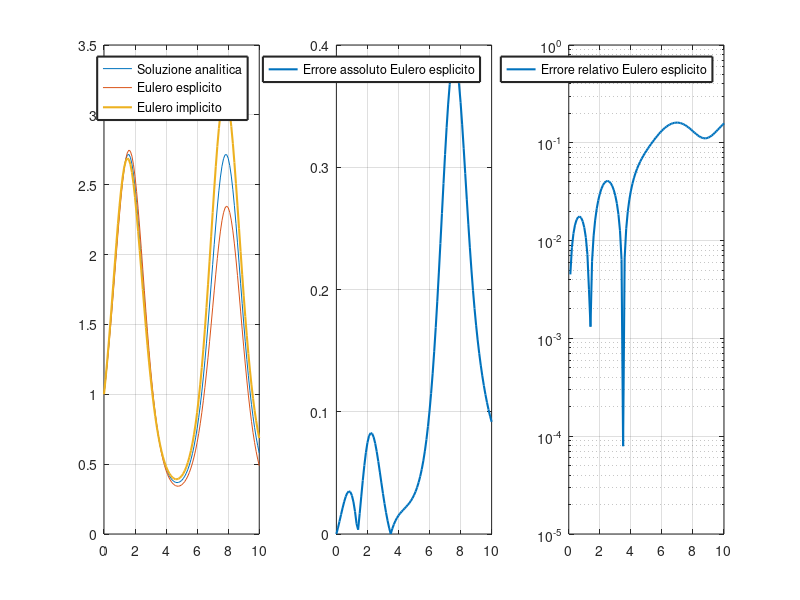
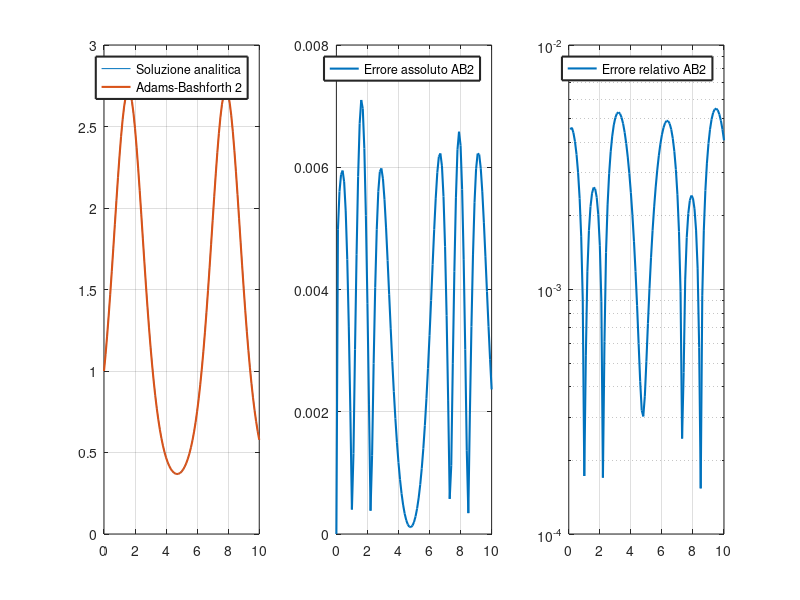
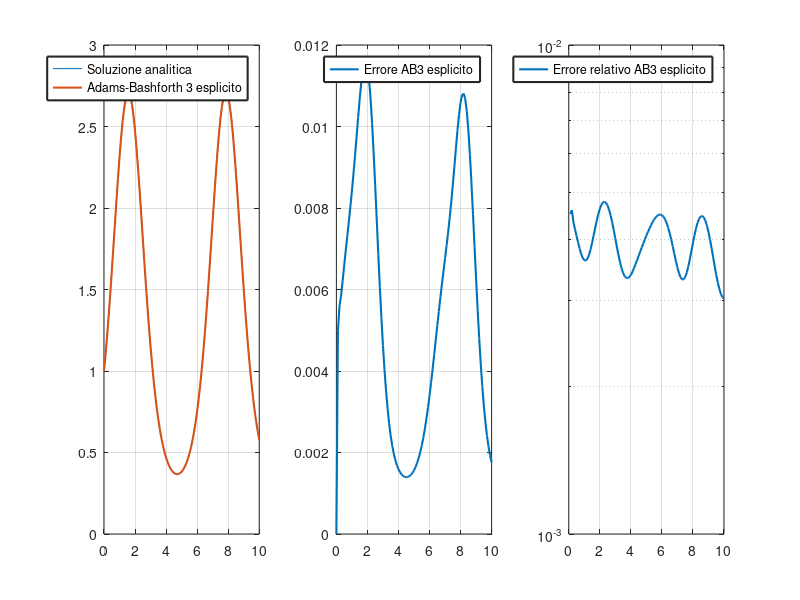
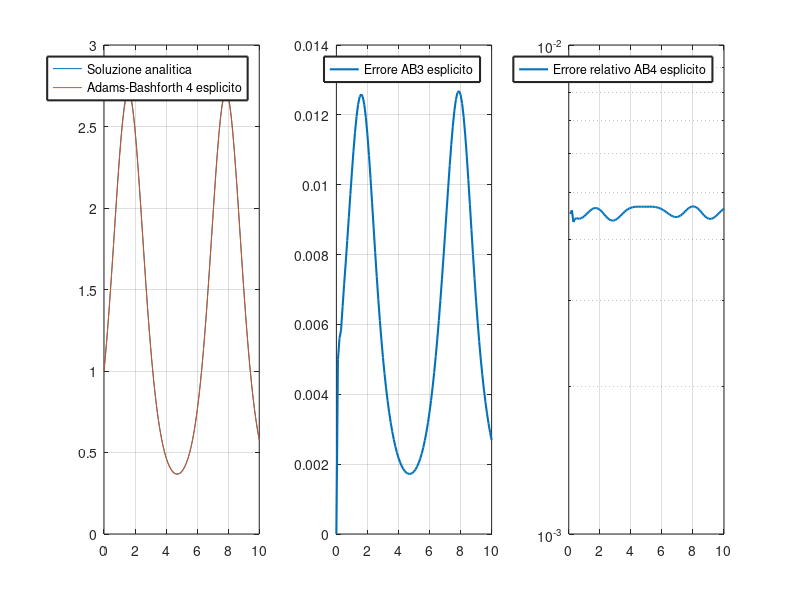

Write the MATLAB code that produced these figures, in order.
%LAB GEONUMERICA: esercizio 1
clear;
clc

% Risoluzione del problema u_t=f=ucos(t)

h = 0.1;  % intervallo di integrazione
t = [0:h:10] %vettore dei nodi su cui calcolare la soluzione temporale (dominio)
u0 = 1;   % condizione iniziale 
Nt = length(t)  % numero di elementi nel dominio temporale

% metodo di Eulero esplicito

vE(1) = u0;
for i = 2 : Nt                        % ciclo for per il calcolo della soluzione numerica vE a ogni step i
    vE(i) = vE(i-1) + h * vE(i-1)*cos(t(i-1));     
end

% soluzione analitica
u = u0*exp(sin(t)-sin(0));


% metodo di Eulero implicito

vvE(1) = u0;
for i = 2 : Nt
    vvE(i) = vvE(i-1)/(1-h*cos(t(i)))
end 


figure(1)
subplot(1,3,1)
plot (t,u,t,vE,t,vvE,'LineWidth',1.5)
grid on;
legend('Soluzione analitica' , 'Eulero esplicito', 'Eulero implicito','LineWidth',1.5)
subplot(1,3,2)
plot(t,abs(u-vE),'LineWidth',1.5)
grid on;
legend('Errore assoluto Eulero esplicito','LineWidth',1.5)
subplot(1,3,3)
semilogy(t,abs(u-vE)./u,'LineWidth',1.5)
grid on;
legend('Errore relativo Eulero esplicito','LineWidth',1.5)


% metodo di AB secondo ordine 
AB1(1) = u0;
AB1(2) = vE(2);
for i = 3 : Nt 
    AB1(i) = AB1(i-1)+h*((3/2)*AB1(i-1)*cos(t(i-1))-1/2*AB1(i-2)*cos(t(i-2)));
end

figure(2)
subplot(1,3,1)
plot (t,u,t,AB1,'LineWidth',1.5)
grid on;
legend('Soluzione analitica' , 'Adams-Bashforth 2','LineWidth',1.5)
subplot(1,3,2)
plot(t,abs(u-AB1),'LineWidth',1.5)
grid on;
legend('Errore assoluto AB2','LineWidth',1.5)
subplot(1,3,3)
semilogy(t,abs(u-AB1)./u,'LineWidth',1.5)
grid on;
legend('Errore relativo AB2','LineWidth',1.5)


% metodo AB di terzo ordine
AB2(1) = u0;
AB2(2) = AB1(2);
AB2(3) = AB1(3);
for i = 4 : Nt
    AB2(i) = AB2(i-1) + h*((23/12)*AB2(i-1)*cos(t(i-1))-(4/3)*AB2(i-2)*cos(t(i-2))+(5/12)*AB2(i-3)*cos(t(i-3)));
end

% Plot della soluzione numerica e della soluzione analitica
figure(3)
subplot(1,3,1)
plot (t,u,t,AB2,'LineWidth',1.5)
grid on;
legend('Soluzione analitica' , 'Adams-Bashforth 3 esplicito','LineWidth',1.5)
subplot(1,3,2)
plot(t,abs(u-AB2),'LineWidth',1.5)
grid on;
legend('Errore AB3 esplicito','LineWidth',1.5)
subplot(1,3,3)
semilogy(t,abs(u-AB2)./u,'LineWidth',1.5)
grid on;
legend('Errore relativo AB3 esplicito','LineWidth',1.5)

% Metodo AB quarto ordine
AB3(1) = u0; 
AB3(2:4) = AB2(2:4);
for i = 5 : Nt
    AB3(i) = AB3(i-1) + h*((55/24)*AB3(i-1)*cos(t(i-1))-(59/24)*AB3(i-2)*cos(t(i-2))+(37/24)*AB3(i-3)*cos(t(i-3))-(9/24)*AB3(i-4)*cos(t(i-4)));
end

% Plot della soluzione numerica e della soluzione analitica
figure(4)
subplot(1,3,1)
plot (t,u,t,AB3)
grid on;
legend('Soluzione analitica' , 'Adams-Bashforth 4 esplicito','LineWidth',1.5)
subplot(1,3,2)
plot(t,abs(u-AB3),'LineWidth',1.5)
grid on;
legend('Errore AB3 esplicito','LineWidth',1.5)
subplot(1,3,3)
semilogy(t,abs(u-AB3)./u,'LineWidth',1.5)
grid on;
legend('Errore relativo AB4 esplicito','LineWidth',1.5)

% Plot comparativi
figure(5)
subplot(1,2,1)
plot(t,u,t,vE,t,vvE,t,AB1,t,AB2,t,AB3,'LineWidth',1.5)
grid on;
legend('Soluzione analitica', 'Eulero esplicito','Eulero implicito', 'AB 2 ordine', 'AB3 ordine', 'AB 4 ordine')
title('Confronto tra le soluzioni')
subplot(1,2,2)
semilogy(t,abs(u-vE)./u,t,abs(u-AB1)./u,t,abs(u-AB2)./u,t,abs(u-AB3)./u,'LineWidth',1.5)
grid on; 
legend('Eulero esplicito', 'AM 2 ordine', 'AM 3 ordine', 'AM 4 ordine')
title('Confronto tra gli errori relativi')












